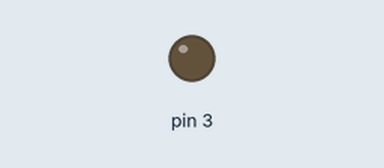
Simulated run of this sketch. Board: Arduino Uno, built with avr-gcc and run on an emulated ATmega328P. Shown: output pins drawn as LEDs (lit = HIGH).

Above: at 0.05 s.
At 1.95 s:
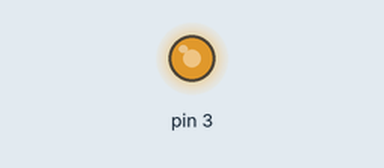
At 2.75 s:
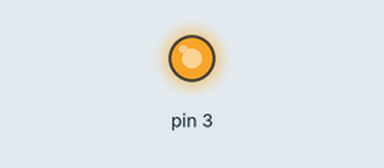
At 3.9 s:
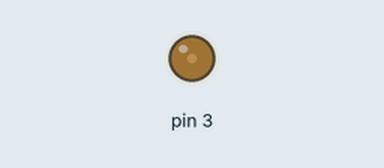
Timing chart, 0 to 6.6 s (numbered marks = the images above):
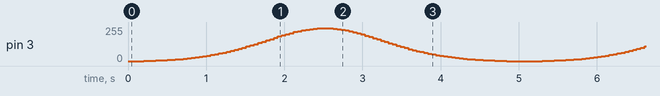

The sketch:

Exponential_LED_Breathing_Effect.ino
```cpp
void setup() {
  pinMode(3, OUTPUT);
}
void loop() {
  for(double i=0.0;i<1.0; i+=0.01){
    double brightness = (105 * (pow(exp(1),sin((-1.54)+6.3*i))-pow(exp(1),-1)));
    analogWrite(3, brightness);
    delay(50);
  }
}
```
